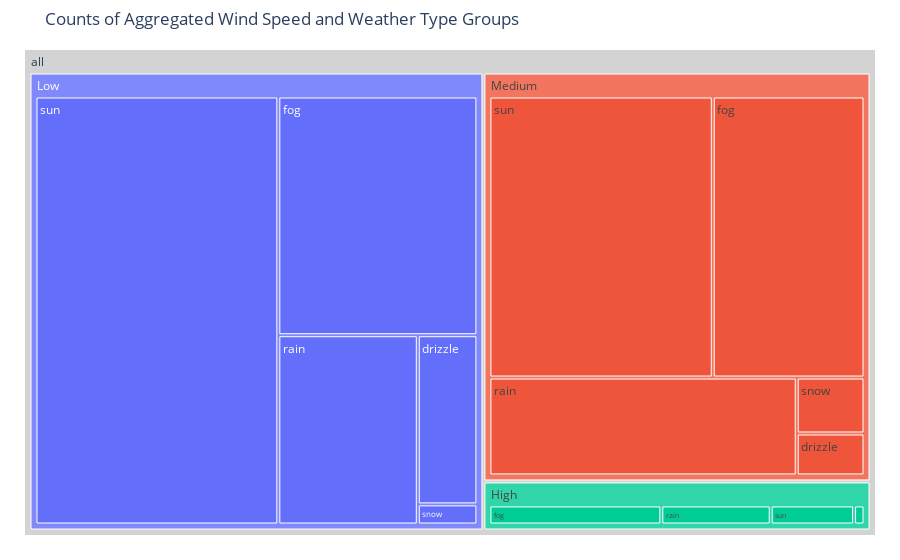

Notebook cell for this chart:
### Markdown cell above
##### Question 7 (5 pts)

Now use the demo on this page: https://plotly.com/python/treemaps/ to make a tree map for wind_group and weather type.

### Code cell
import plotly.express as px
fig = px.treemap(weather_grouped, path=[px.Constant("all"), 'wind_group', 'weather'], values='count')
fig.update_traces(root_color="lightgrey")
fig.update_layout(margin = dict(t=50, l=25, r=25, b=25))
fig.update_layout(title_text="Counts of Aggregated Wind Speed and Weather Type Groups")
fig.show()

### Figure 1 — Plotly figure (JSON) as saved in the notebook; plotly's stock layout.template omitted (floating-point values rounded to 4 significant figures)
{"data": [{"branchvalues": "total", "domain": {"x": [0, 1], "y": [0, 1]}, "hovertemplate": "labels=%{label}<br>count=%{value}<br>parent=%{parent}<br>id=%{id}<extra></extra>", "ids": ["all/Low/drizzle", "all/Medium/drizzle", "all/High/drizzle", "all/Low/fog", "all/Medium/fog", "all/High/fog", "all/Low/rain", "all/Medium/rain", "all/High/rain", "all/Low/snow", "all/Medium/snow", "all/High/snow", "all/Low/sun", "all/Medium/sun", "all/High/sun", "all/Low", "all/Medium", "all/High", "all"], "labels": ["drizzle", "drizzle", "drizzle", "fog", "fog", "fog", "rain", "rain", "rain", "snow", "snow", "snow", "sun", "sun", "sun", "Low", "Medium", "High", "all"], "name": "", "parents": ["all/Low", "all/Medium", "all/High", "all/Low", "all/Medium", "all/High", "all/Low", "all/Medium", "all/High", "all/Low", "all/Medium", "all/High", "all/Low", "all/Medium", "all/High", "all", "all", "all", ""], "root": {"color": "lightgrey"}, "type": "treemap", "values": [42, 12, 0, 198, 180, 33, 110, 127, 21, 5, 16, 2, 433, 265, 16, 788, 600, 72, 1460]}], "layout": {"legend": {"tracegroupgap": 0}, "margin": {"b": 25, "l": 25, "r": 25, "t": 50}, "title": {"text": "Counts of Aggregated Wind Speed and Weather Type Groups"}}}
